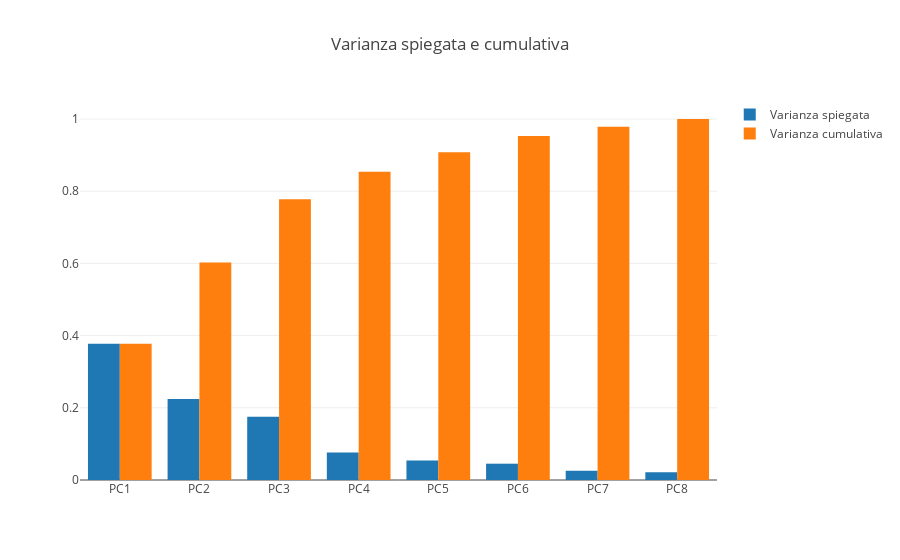

Notebook code cell kept with this figure:
### Code cell
print_explained_variance(my_total_pca_obj.explained_variance_ratio_)

### Figure 1 — Plotly figure (JSON) as saved in the notebook; plotly's stock layout.template omitted (floating-point values rounded to 4 significant figures)
{"data": [{"name": "Varianza spiegata", "type": "bar", "uid": "1e4c04c0-8292-49f6-8044-57f74f5a7d3e", "x": ["PC1", "PC2", "PC3", "PC4", "PC5", "PC6", "PC7", "PC8", "PC9", "PC10", "PC11"], "y": [0.3777, 0.2247, 0.1751, 0.07645, 0.05399, 0.04518, 0.0253, 0.02154]}, {"name": "Varianza cumulativa", "type": "bar", "uid": "c51f10e3-2b99-4b7f-9cc4-777539b616d5", "x": ["PC1", "PC2", "PC3", "PC4", "PC5", "PC6", "PC7", "PC8", "PC9", "PC10", "PC11"], "y": [0.3777, 0.6024, 0.7775, 0.854, 0.908, 0.9532, 0.9785, 1]}], "layout": {"title": {"text": "Varianza spiegata e cumulativa"}}}
